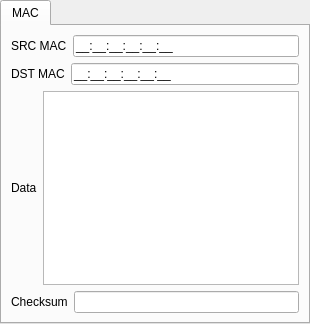
       <widget class="QTabWidget" name="tab_L2_Widget">
        <property name="currentIndex">
         <number>0</number>
        </property>
        <widget class="QWidget" name="mac">
         <attribute name="title">
          <string>MAC</string>
         </attribute>
         <layout class="QGridLayout" name="gridLayout_11">
          <item row="0" column="0">
           <layout class="QVBoxLayout" name="verticalLayout_3">
            <item>
             <layout class="QHBoxLayout" name="horizontalLayout_67">
              <item>
               <widget class="QLabel" name="label_mac_SRCMAC">
                <property name="text">
                 <string>SRC MAC</string>
                </property>
               </widget>
              </item>
              <item>
               <widget class="QLineEdit" name="lineEdit_mac_SRCMAC">
                <property name="inputMask">
                 <string>HH:HH:HH:HH:HH:HH;_</string>
                </property>
                <property name="clearButtonEnabled">
                 <bool>false</bool>
                </property>
               </widget>
              </item>
             </layout>
            </item>
            <item>
             <layout class="QHBoxLayout" name="horizontalLayout_68">
              <item>
               <widget class="QLabel" name="label_mac_DSTMAC">
                <property name="text">
                 <string>DST MAC</string>
                </property>
               </widget>
              </item>
              <item>
               <widget class="QLineEdit" name="lineEdit_mac_DSTMAC">
                <property name="inputMask">
                 <string>HH:HH:HH:HH:HH:HH;_</string>
                </property>
                <property name="clearButtonEnabled">
                 <bool>false</bool>
                </property>
               </widget>
              </item>
             </layout>
            </item>
            <item>
             <layout class="QHBoxLayout" name="horizontalLayout_42">
              <item>
               <widget class="QLabel" name="label_mac_Data">
                <property name="text">
                 <string>Data</string>
                </property>
               </widget>
              </item>
              <item>
               <widget class="QPlainTextEdit" name="plainTextEdit_mac_Data"/>
              </item>
             </layout>
            </item>
            <item>
             <layout class="QHBoxLayout" name="horizontalLayout_69">
              <item>
               <widget class="QLabel" name="label_mac_Checksum">
                <property name="text">
                 <string>Checksum</string>
                </property>
               </widget>
              </item>
              <item>
               <widget class="QLineEdit" name="lineEdit_mac_Checksum"/>
              </item>
             </layout>
            </item>
           </layout>
          </item>
         </layout>
        </widget>
       </widget>
